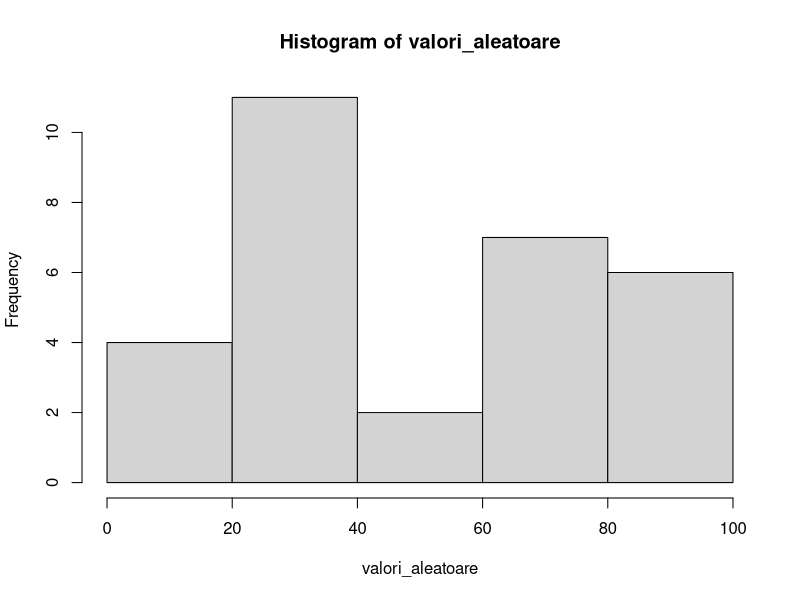
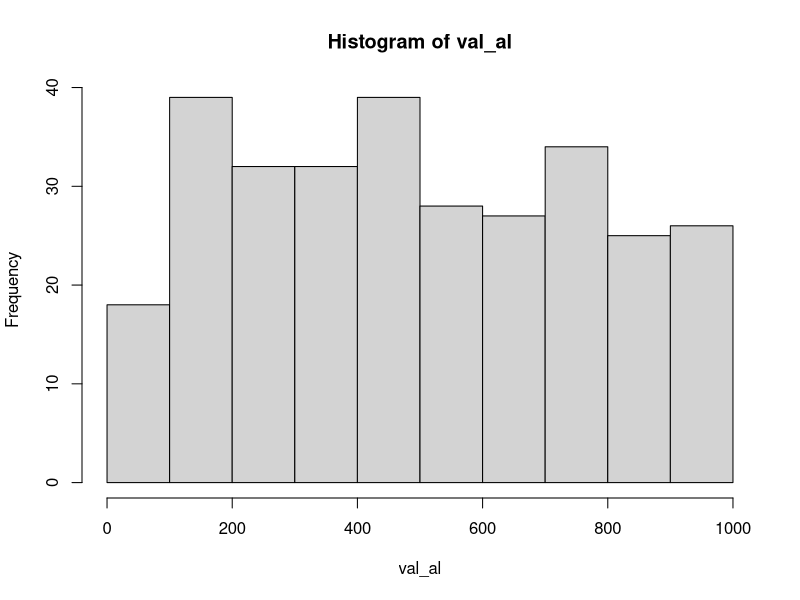
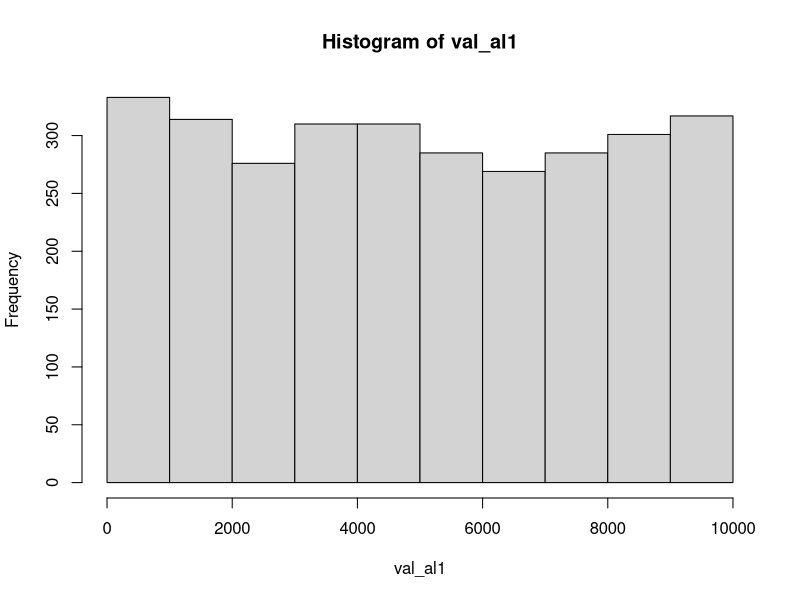
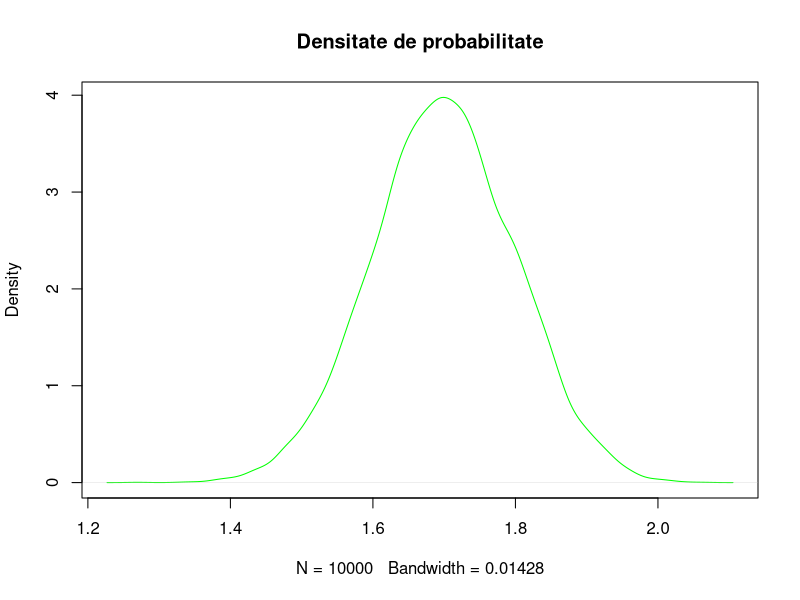
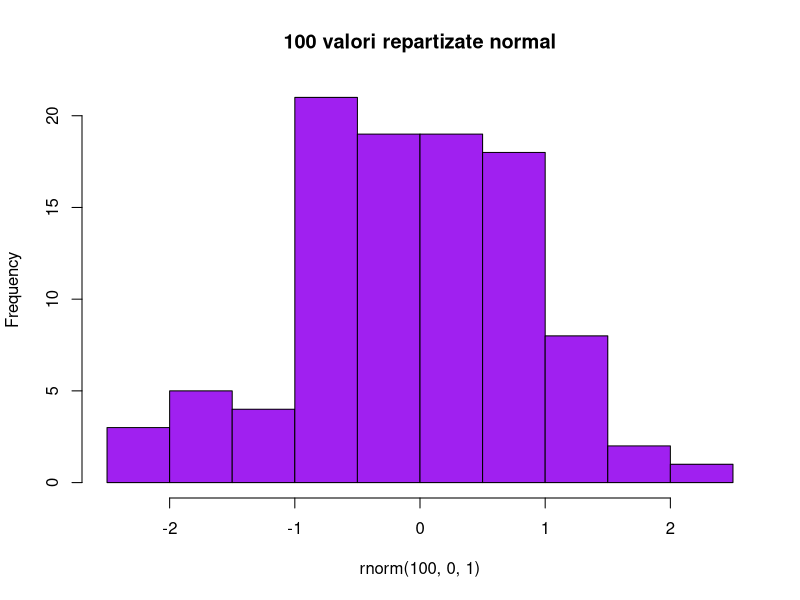
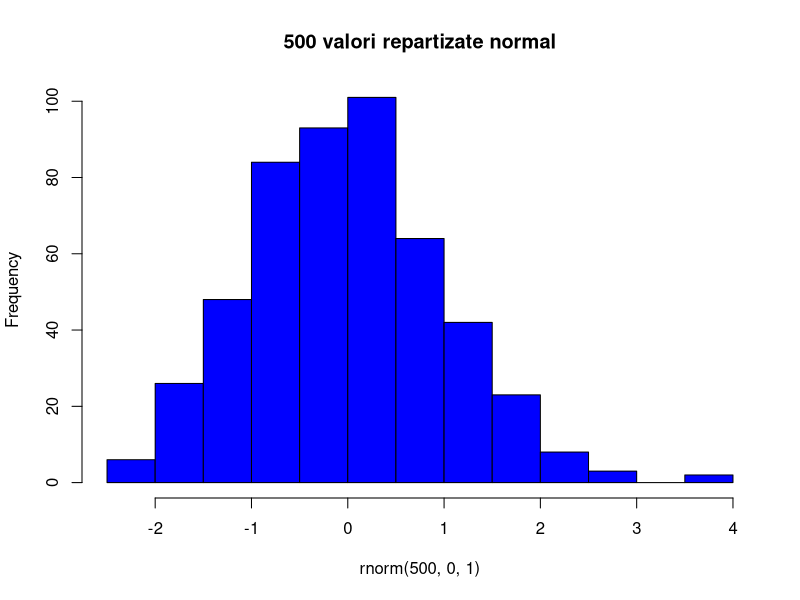
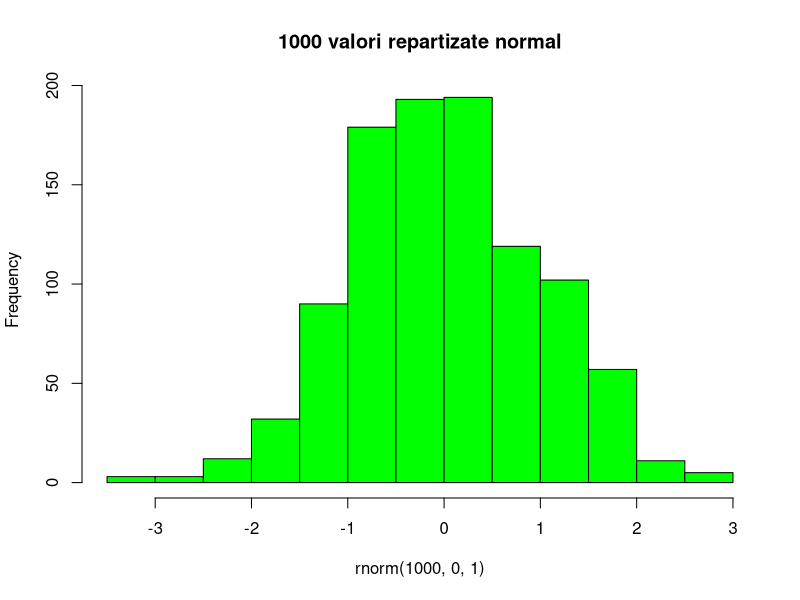
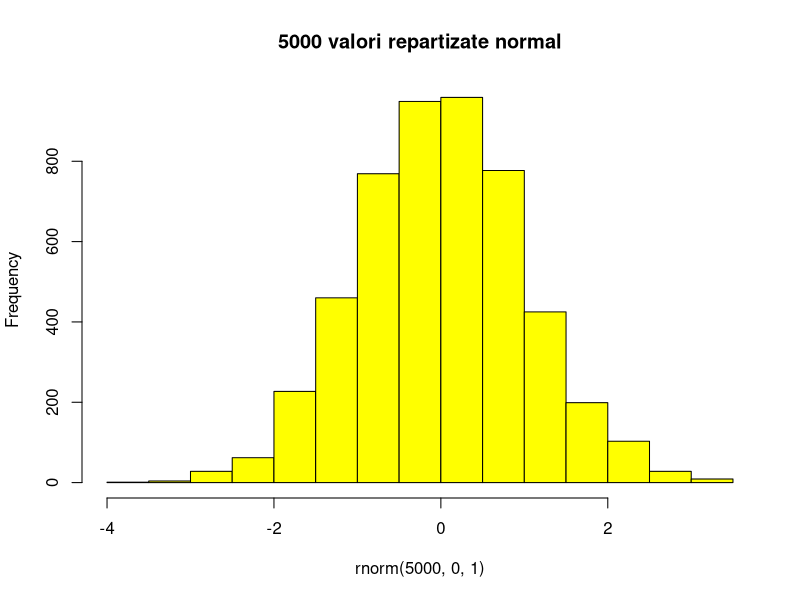

Write R code to recreate these figures, in order.
set.seed(1)
#Ex. 1
#a)
valori_aleatoare=runif(30, min=1, max=100)
valori_aleatoare=ceiling(valori_aleatoare)
valori_aleatoare=round(valori_aleatoare)
print(valori_aleatoare)
#b)
hist(valori_aleatoare)
#c)
val_al=runif(300,min=1,max=1000)
val_al=ceiling(val_al)
val_al=round(val_al)
hist(val_al)
#d)
val_al1=runif(3000,min=1,max=10000)
val_al1=ceiling(val_al1)
val_al1=round(val_al1)
hist(val_al1)
#Ex. 2
rbinom(1000,10,0.48)
#Ex. 3 Simularea de valori distribuite normal
#a)
inaltimi=rnorm(100,1.7,0.1)
print(inaltimi)
#b)
summary(inaltimi)
#c)
qnorm(.90,1.7,1)
#d)
pnorm(1.6, mean=1.7, sd=0.1, lower.tail=FALSE) 

if (!'MASS' %in% installed.packages()) install.packages('MASS')
library(MASS)
#e)
set.seed(1)
population <- mvrnorm(1000, mu = c(1.70, 60),Sigma = matrix(c(.1,3.1,3.1,100), nrow = 2))
print(population)
#f)
pnorm(1.6, mean=1.7, sd=0.1, lower.tail=FALSE) 
#g)

#Ex. 4
#a)
inaltimi=rnorm(100,1.7,0.1)
print(inaltimi)
#b)
inaltimi=rnorm(10000,1.7,0.1)
density(inaltimi)
plot(density(inaltimi),main="Densitate de probabilitate",col="green")
#Ex. 5)
#a)
#100
hist(rnorm(100,0,1),main="100 valori repartizate normal",col="purple")
#500
hist(rnorm(500,0,1),main="500 valori repartizate normal",col="blue")
#1000
hist(rnorm(1000,0,1),main="1000 valori repartizate normal",col="green")
#5000
hist(rnorm(5000,0,1),main="5000 valori repartizate normal",col="yellow")
#10000
hist(rnorm(10000,0,1),main="10000 valori repartizate normal",col="orange")
#100000
hist(rnorm(100000,0,1),main="100000 valori repartizate normal",col="red")
#1000000
hist(rnorm(1000000,0,1),main="1000000 valori repartizate normal",col="pink")